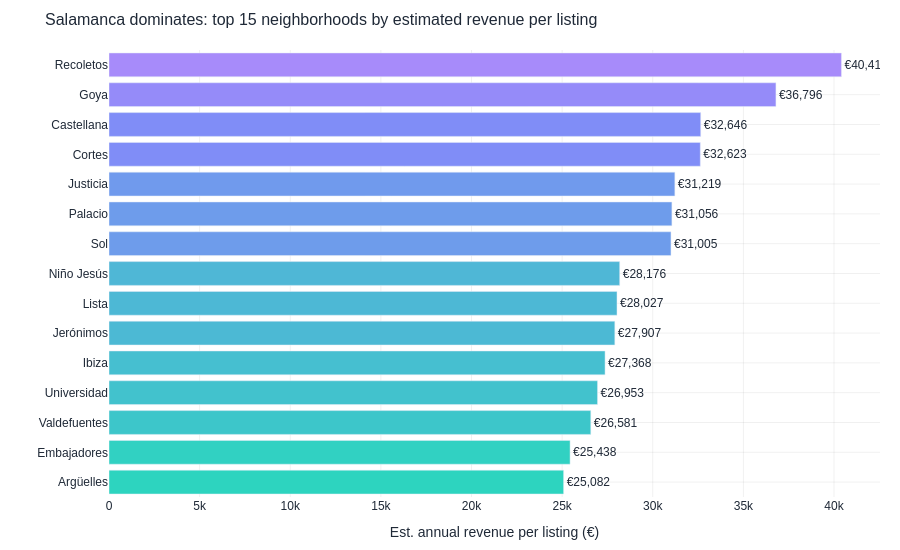

Here is the notebook cell this chart was saved with:
### Code cell
lucrative_df = con.sql("""
    WITH booked AS (
        SELECT listing_id, COUNT(*) FILTER (WHERE available = FALSE) AS booked_nights
        FROM calendar GROUP BY listing_id
    ),
    listing_revenue AS (
        SELECT l.neighbourhood_cleansed AS neighborhood, b.booked_nights * l.price_num AS rev
        FROM listings_clean l JOIN booked b ON l.id = b.listing_id
        WHERE l.price_num BETWEEN 20 AND 1000
    )
    SELECT neighborhood, ROUND(AVG(rev), 0) AS avg_revenue_per_listing
    FROM listing_revenue
    GROUP BY neighborhood
    HAVING COUNT(*) >= 50
    ORDER BY avg_revenue_per_listing DESC LIMIT 15
""").df().sort_values('avg_revenue_per_listing')

fig2 = px.bar(
    lucrative_df, x='avg_revenue_per_listing', y='neighborhood', orientation='h',
    text='avg_revenue_per_listing',
    title='Salamanca dominates: top 15 neighborhoods by estimated revenue per listing',
    labels={'avg_revenue_per_listing': 'Est. annual revenue per listing (€)', 'neighborhood': ''},
    color='avg_revenue_per_listing',
    color_continuous_scale=[ACCENT, INDIGO, PURPLE],
)
fig2.update_traces(texttemplate='€%{text:,.0f}', textposition='outside')
fig2.update_layout(showlegend=False, coloraxis_showscale=False, **CHART_LAYOUT, height=550)
fig2.show()

### Figure 1 — Plotly figure (JSON) as saved in the notebook; plotly's stock layout.template omitted (floating-point values rounded to 4 significant figures)
{"data": [{"hovertemplate": "Est. annual revenue per listing (€)=%{marker.color}<br>=%{y}<extra></extra>", "legendgroup": "", "marker": {"color": [25080.0, 25440.0, 26580.0, 26950.0, 27370.0, 27910.0, 28030.0, 28180.0, 31000.0, 31060.0, 31220.0, 32620.0, 32650.0, 36800.0, 40410.0], "coloraxis": "coloraxis", "pattern": {"shape": ""}}, "name": "", "orientation": "h", "showlegend": false, "text": [25080.0, 25440.0, 26580.0, 26950.0, 27370.0, 27910.0, 28030.0, 28180.0, 31000.0, 31060.0, 31220.0, 32620.0, 32650.0, 36800.0, 40410.0], "textposition": "outside", "texttemplate": "€%{text:,.0f}", "type": "bar", "x": [25080.0, 25440.0, 26580.0, 26950.0, 27370.0, 27910.0, 28030.0, 28180.0, 31000.0, 31060.0, 31220.0, 32620.0, 32650.0, 36800.0, 40410.0], "xaxis": "x", "y": ["Argüelles", "Embajadores", "Valdefuentes", "Universidad", "Ibiza", "Jerónimos", "Lista", "Niño Jesús", "Sol", "Palacio", "Justicia", "Cortes", "Castellana", "Goya", "Recoletos"], "yaxis": "y"}], "layout": {"barmode": "relative", "coloraxis": {"colorbar": {"title": {"text": "Est. annual revenue per listing (€)"}}, "colorscale": [[0, "#2DD4BF"], [0.5, "#818CF8"], [1, "#A78BFA"]], "showscale": false}, "font": {"color": "#1f2937", "family": "sans-serif", "size": 12}, "height": 550, "legend": {"tracegroupgap": 0}, "margin": {"b": 40, "l": 20, "r": 20, "t": 50}, "paper_bgcolor": "rgba(0,0,0,0)", "plot_bgcolor": "rgba(0,0,0,0)", "showlegend": false, "title": {"font": {"size": 16}, "text": "Salamanca dominates: top 15 neighborhoods by estimated revenue per listing"}, "xaxis": {"anchor": "y", "domain": [0, 1], "gridcolor": "rgba(0,0,0,0.06)", "title": {"text": "Est. annual revenue per listing (€)"}}, "yaxis": {"anchor": "x", "domain": [0, 1], "gridcolor": "rgba(0,0,0,0.06)", "title": {"text": ""}}}}
